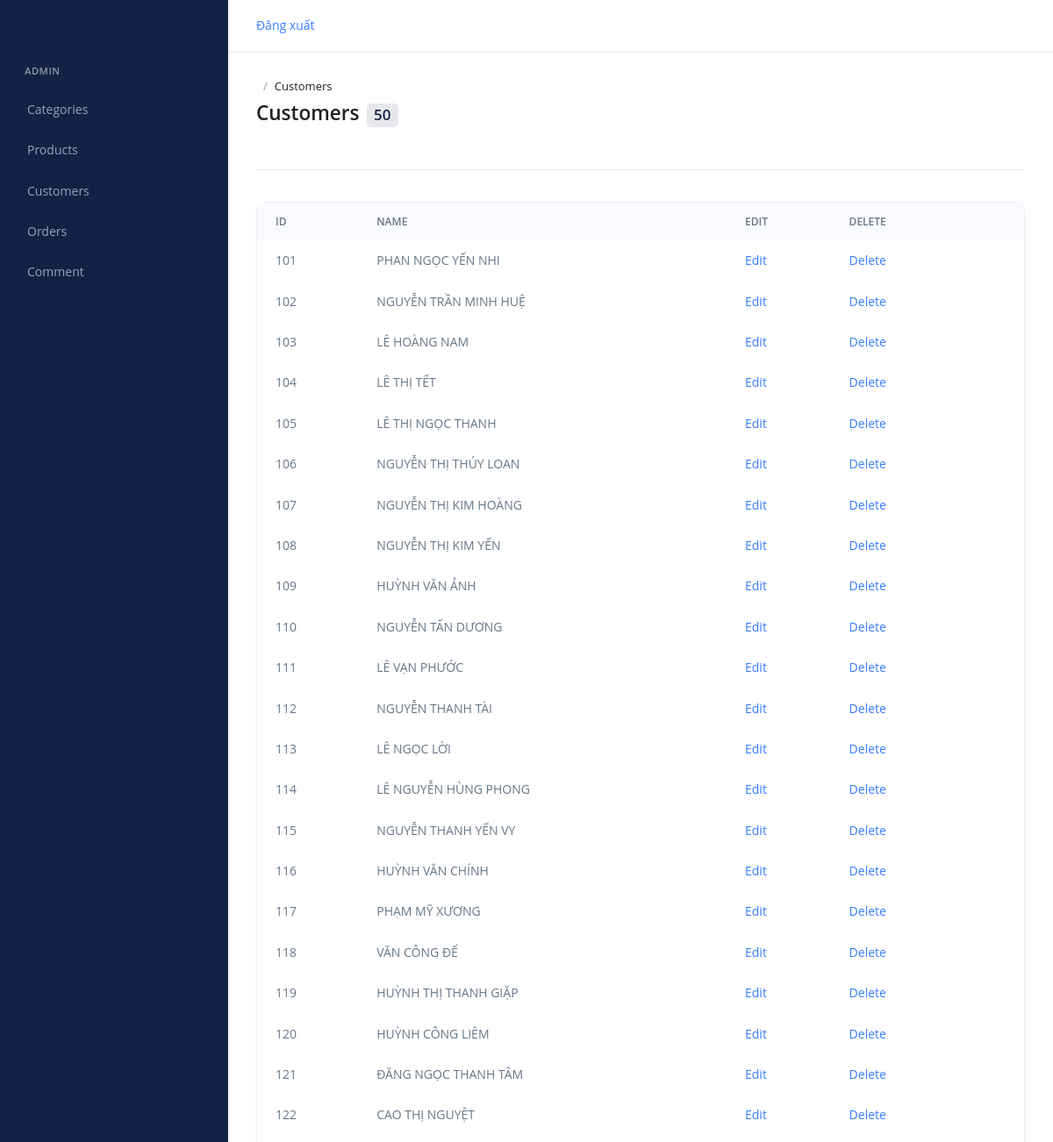
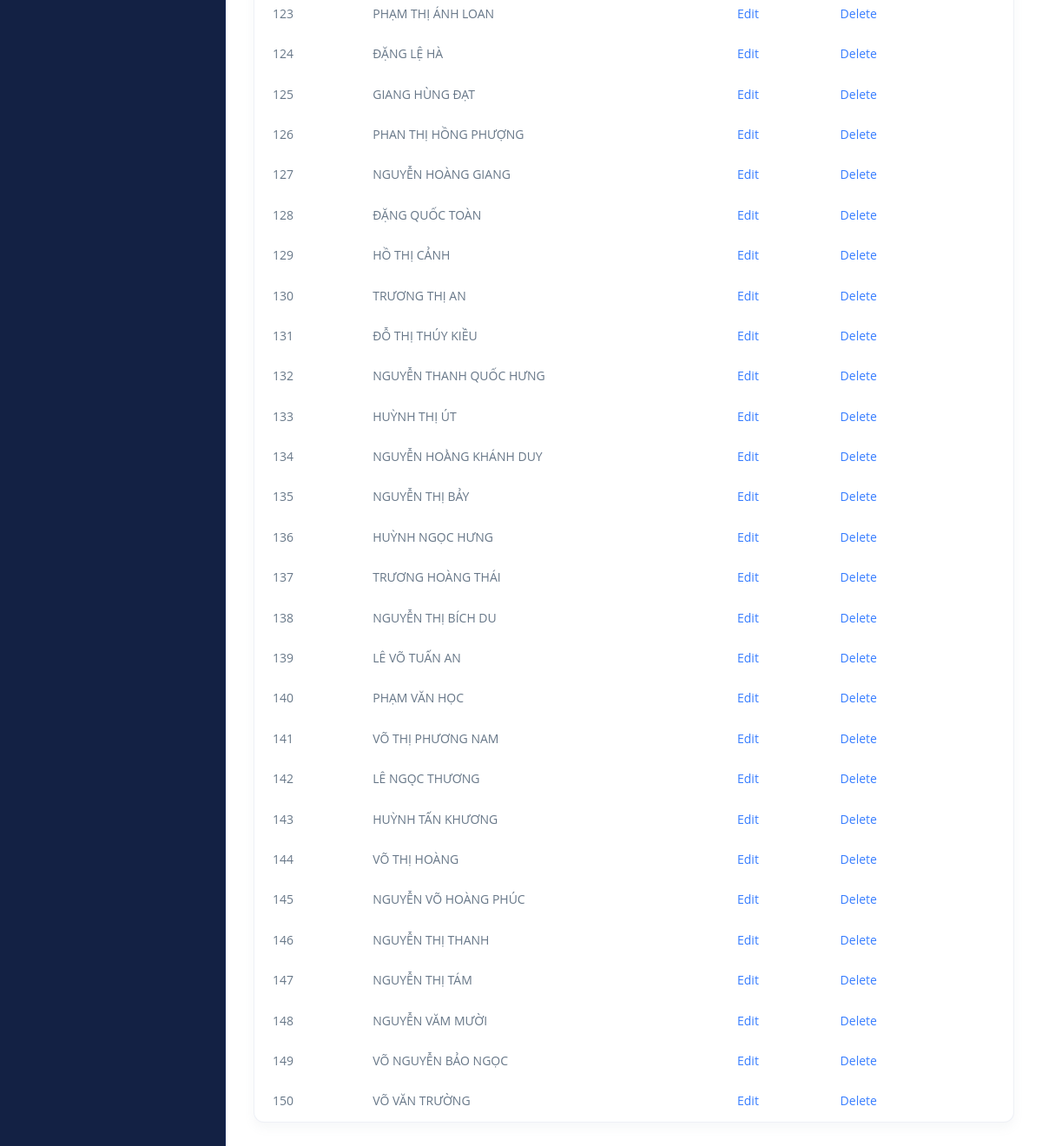
/Customer/index (signed in), run on an earlier commit of the app's database (2 pictures, top to bottom).
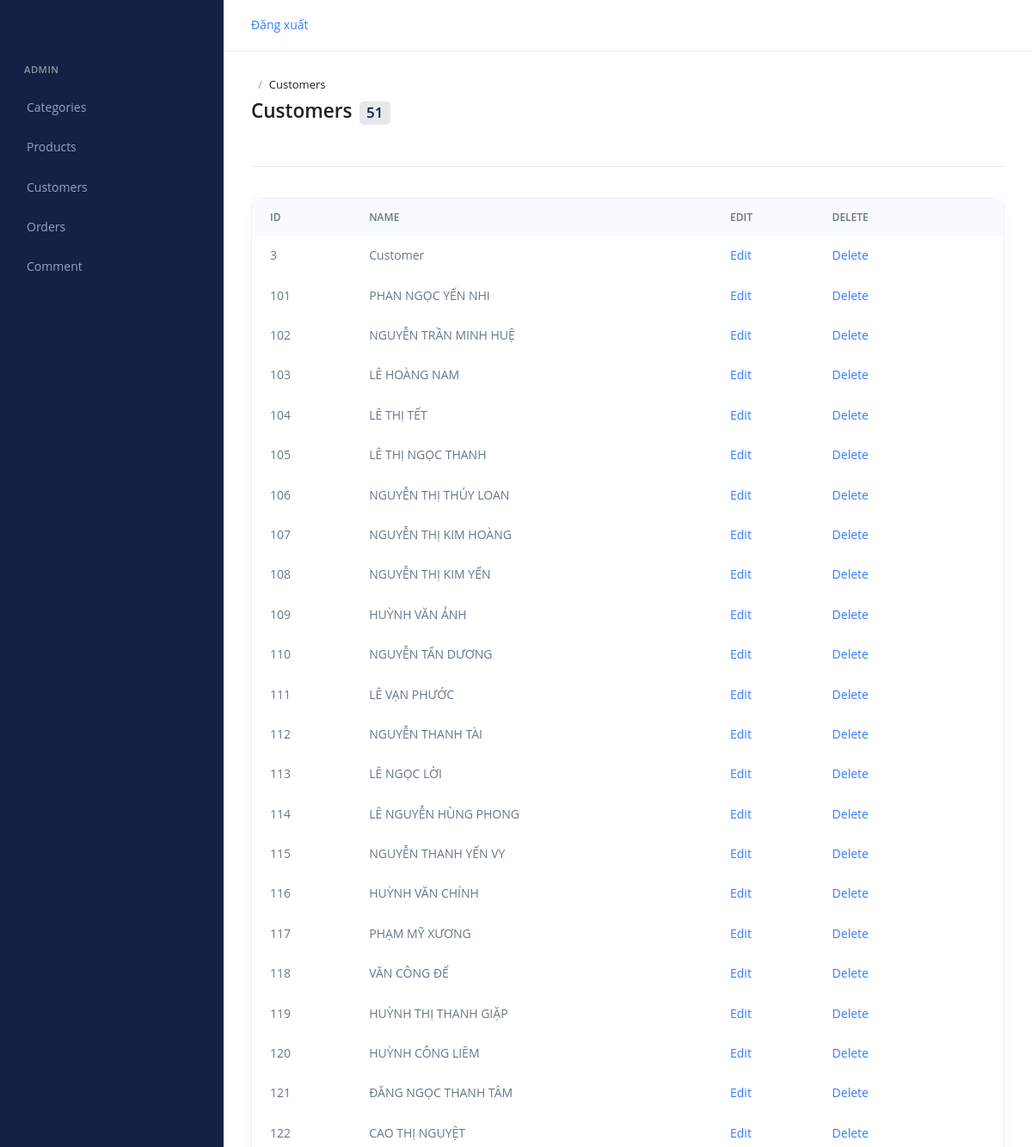
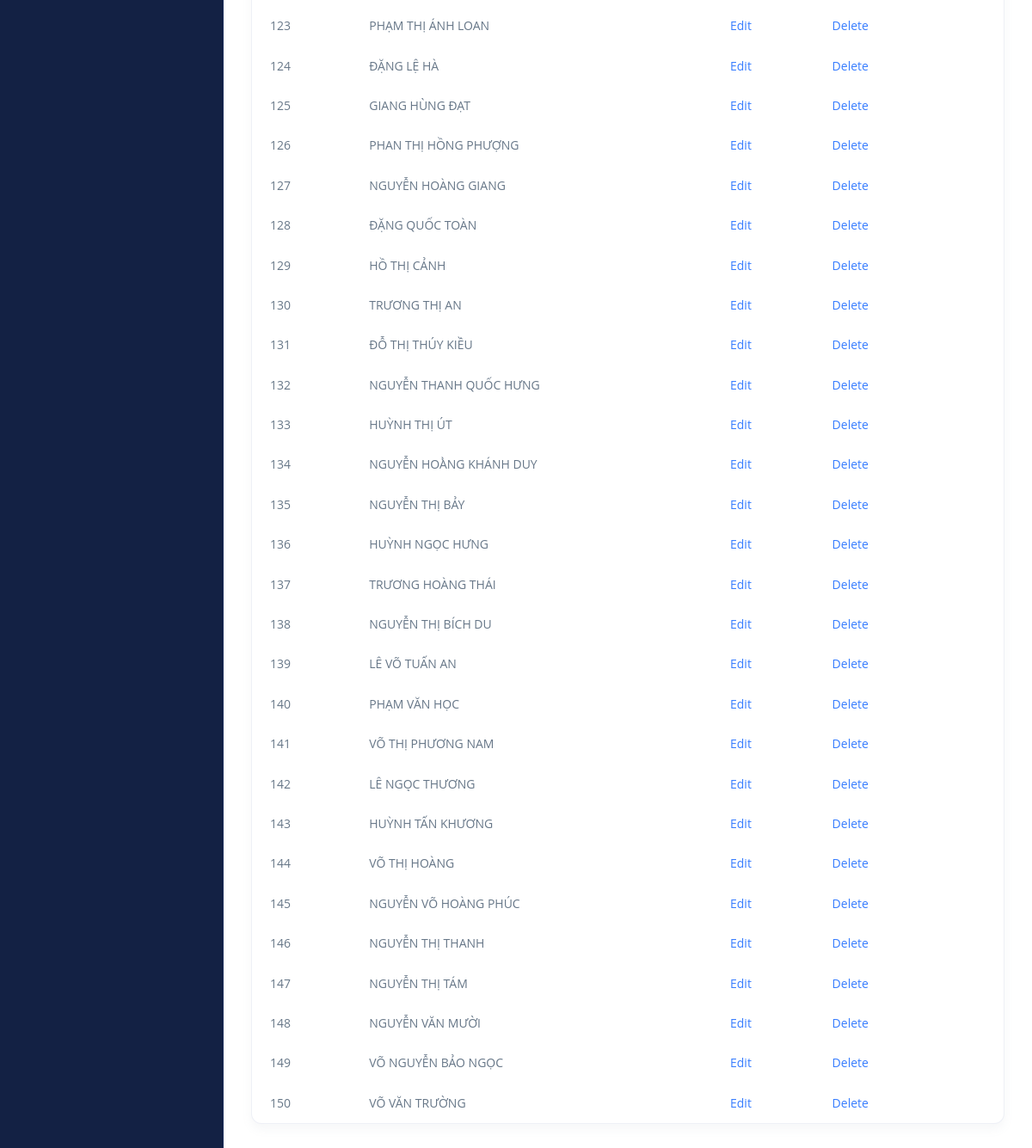
And on a later commit of the database (2 pictures, top to bottom).
### tables this page shows
CREATE TABLE `customer` (
  `customer_id` int(11) NOT NULL,
  `customer_name` varchar(255) DEFAULT NULL
);

### core/Controller.php (called while the page is built, shortened)
<?php
    class Controller{
        public function modal($modal){
            return new $modal;
        }
        public function view($view, $data = []){
            require_once "./mvc/views/".$view.".php";
        }
    }
?>

### mvc/controllers/Customer.php (called while the page is built, shortened)
<?php
    class Customer extends Controller{
        function index(){
            $customer = $this->modal("CustomerModal");
            $layout = $this->view("layouts/admin", ["admin_page"=>"admin/customers/index", "admin_header"=>"shared/admin_header", "admin_sidebar"=>"shared/admin_sidebar", "customers"=>$customer->getAllCustomer()]);
        }
    }
?>

### core/App.php (called while the page is built, shortened)
<?php
    class App{
        protected $action = "index";
        function __construct()
        {
            $url_arr = $this->getURL();
            if(isset($url_arr[0])){
                unset($url_arr[0]);
            }
            $this->page = new $this->page;
            if(isset($url_arr[1])){
                if(method_exists($this->page, $url_arr[1])){
                    $this->action = $url_arr[1];
                }
                unset($url_arr[1]);
            }
            $this->params = $url_arr?array_values($url_arr):[];
            call_user_func_array([$this->page, $this->action], $this->params);
        }
        function getURL(){
            if(isset($_GET["url"])){
                return explode("/", filter_var(trim($_GET["url"])));
            }
        }
    }
?>

### index.php (called while the page is built, shortened)
<?php
    require_once "./core/App.php";
    require_once "./core/Controller.php";
    require_once "./core/Database.php";
    $myApp = new App();
?>

### core/Database.php (called while the page is built, shortened)
<?php
    class Database{
        public $servername = "localhost";
        public $username = "root";
        public $password = "";
        public $dbname = "web212";
        function __construct(){
            $this->con = mysqli_connect($this->servername, $this->username, $this->password, $this->dbname);
        }
    }
?>

### mvc/modals/CustomerModal.php (called while the page is built, shortened)
<?php
    class CustomerModal extends Database{
        public function getAllCustomer(){
            $qr = "SELECT * FROM customer";
            return mysqli_query($this->con, $qr);
        }
    }
?>

### mvc/views/admin/customers/index.php (the view, shortened to what this page needs)
<div class="page-header">
  <div class="row align-items-center mb-3">
    <div class="col-sm mb-2 mb-sm-0">
      <nav aria-label="breadcrumb">
        <ol class="breadcrumb breadcrumb-no-gutter">
          <li class="breadcrumb-item active" aria-current="page">Customers</li>
        </ol>
      </nav>
      <h1 class="page-header-title">Customers<span class="badge badge-soft-dark ml-2"><?php echo mysqli_num_rows($data["customers"])?></span></h1>
    </div>
  </div>
</div>
<div class="card">
  <div class="table-responsive">
    <table class="table table-borderless card-table">
      <thead class="thead-light">
      <tr>
        <th>ID</th>
        <th>Name</th>
        <th>Edit</th>
        <th>Delete</th>
        <th colspan="2"></th>
      </tr>
      </thead>
      <tbody>
      <?php
        while($row = mysqli_fetch_array($data["customers"])){
      ?>
        <tr>
          <td><?php echo $row["customer_id"] ?></td>
          <td><?php echo $row["customer_name"] ?></td>
          <td><a href="http://localhost/web212/customer/edit/<?php echo $row["customer_id"] ?>">Edit</td>
          <td><a href="http://localhost/web212/customer/delete/<?php echo $row["customer_id"] ?>">Delete</td>
        </tr>
      <?php
        }
      ?>
      </tbody>
    </table>
  </div>
</div>

### mvc/views/layouts/admin.php (shortened to what this page needs)
<!DOCTYPE html>
<html lang="vi">
  <head>
    <link rel="stylesheet" href="https://cdn.jsdelivr.net/npm/bootstrap@4.6.1/dist/css/bootstrap.min.css">
    <link rel="stylesheet" href="../../../web212/public/assets/css/theme_admin.css">
    <link rel="stylesheet" href="https://cdn.jsdelivr.net/npm/bootstrap-icons@1.8.1/font/bootstrap-icons.css">
  </head>
  <body class="footer-offset has-navbar-vertical-aside navbar-vertical-aside-show-xl">
  <?php
    require_once "./mvc/views/".$data["admin_header"].".php";
  ?>
   <?php
    require_once "./mvc/views/".$data["admin_sidebar"].".php";
  ?>
  <main id="content" role="main" class="main">
    <div class="content container-fluid">
      <?php
        require_once "./mvc/views/". $data["admin_page"].".php";
      ?>
    </div>
  </main>
  </body>
</html>

### mvc/views/shared/admin_header.php
<header id="header" class="navbar navbar-expand-lg navbar-fixed navbar-height navbar-flush navbar-container navbar-bordered">
<a href="http://localhost/web212/User/log_out">Đăng xuất</a>
</header>

### mvc/views/shared/admin_sidebar.php (shortened to what this page needs)
<aside class="js-navbar-vertical-aside navbar navbar-vertical-aside navbar-vertical navbar-vertical-fixed navbar-expand-xl navbar-bordered navbar-dark navbar-vertical-aside-initialized">
  <div class="navbar-vertical-container">
    <div class="navbar-vertical-footer-offset pb-0">
      <div class="navbar-brand-wrapper justify-content-between">
      </div>
      <div class="navbar-vertical-content">
        <ul class="navbar-nav navbar-nav-lg nav-tabs">
          <li class="nav-item">
            <small class="nav-subtitle" title="Pages">Admin</small>
          </li>
          <li class="nav-item ">
            <a class="js-nav-tooltip-link nav-link " href="http://localhost/web212/Category/index" title="" data-placement="left" data-original-title="Layouts">
              <span class="navbar-vertical-aside-mini-mode-hidden-elements text-truncate">Categories</span>
            </a>
          </li>
          <li class="nav-item ">
            <a class="js-nav-tooltip-link nav-link " href="http://localhost/web212/Product/index" title="" data-placement="left" data-original-title="Layouts">
              <span class="navbar-vertical-aside-mini-mode-hidden-elements text-truncate">Products</span>
            </a>
          </li>
          <li class="nav-item ">
            <a class="js-nav-tooltip-link nav-link " href="http://localhost/web212/Customer/index" title="" data-placement="left" data-original-title="Layouts">
              <span class="navbar-vertical-aside-mini-mode-hidden-elements text-truncate">Customers</span>
            </a>
          </li>
          <li class="nav-item ">
            <a class="js-nav-tooltip-link nav-link " href="http://localhost/web212/Order/index" title="" data-placement="left" data-original-title="Layouts">
              <span class="navbar-vertical-aside-mini-mode-hidden-elements text-truncate">Orders</span>
            </a>
          </li>
          <li class="nav-item ">
            <a class="js-nav-tooltip-link nav-link " href="http://localhost/web212/Comment/index" title="" data-placement="left" data-original-title="Layouts">
              <span class="navbar-vertical-aside-mini-mode-hidden-elements text-truncate">Comment</span>
            </a>
          </li>
        </ul>
      </div>
    </div>
  </div>
</aside>

What changed in the data, as far as the page shows it:
added customer: customer_id "3", customer_name "Customer"
changed customer id 148: customer_name "NGUYỄN VĂM MƯỜI" → "NGUYỄN VĂN MƯỜI"
Also different on the page:
mysqli_num_rows($data["customers"]): "50" → "51"
